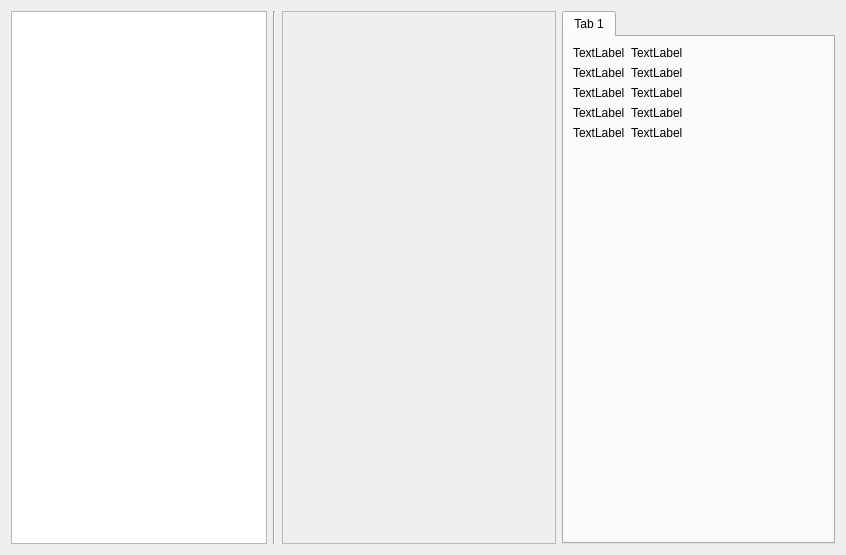
<?xml version="1.0" encoding="UTF-8"?>
<ui version="4.0">
 <class>lb_widget</class>
 <widget class="QWidget" name="lb_widget">
  <property name="geometry">
   <rect>
    <x>0</x>
    <y>0</y>
    <width>846</width>
    <height>555</height>
   </rect>
  </property>
  <property name="windowTitle">
   <string>Form</string>
  </property>
  <layout class="QHBoxLayout" name="horizontalLayout_5">
   <item>
    <layout class="QHBoxLayout" name="horizontalLayout_4" stretch="0,0,1,1">
     <item>
      <widget class="QListWidget" name="listWidget"/>
     </item>
     <item>
      <widget class="Line" name="line">
       <property name="orientation">
        <enum>Qt::Vertical</enum>
       </property>
      </widget>
     </item>
     <item>
      <widget class="QScrollArea" name="scrollArea">
       <property name="widgetResizable">
        <bool>true</bool>
       </property>
       <widget class="QWidget" name="scrollAreaWidgetContents">
        <property name="geometry">
         <rect>
          <x>0</x>
          <y>0</y>
          <width>273</width>
          <height>533</height>
         </rect>
        </property>
        <layout class="QHBoxLayout" name="horizontalLayout"/>
       </widget>
      </widget>
     </item>
     <item>
      <widget class="QTabWidget" name="tabWidget">
       <property name="currentIndex">
        <number>0</number>
       </property>
       <widget class="QWidget" name="tab">
        <attribute name="title">
         <string>Tab 1</string>
        </attribute>
        <layout class="QHBoxLayout" name="horizontalLayout_3">
         <item>
          <layout class="QVBoxLayout" name="verticalLayout">
           <item>
            <layout class="QHBoxLayout" name="horizontalLayout_2">
             <item>
              <layout class="QGridLayout" name="gridLayout">
               <item row="0" column="0">
                <widget class="QLabel" name="label">
                 <property name="text">
                  <string>TextLabel</string>
                 </property>
                </widget>
               </item>
               <item row="0" column="1">
                <widget class="QLabel" name="label_2">
                 <property name="text">
                  <string>TextLabel</string>
                 </property>
                </widget>
               </item>
               <item row="1" column="0">
                <widget class="QLabel" name="label_3">
                 <property name="text">
                  <string>TextLabel</string>
                 </property>
                </widget>
               </item>
               <item row="1" column="1">
                <widget class="QLabel" name="label_4">
                 <property name="text">
                  <string>TextLabel</string>
                 </property>
                </widget>
               </item>
               <item row="2" column="0">
                <widget class="QLabel" name="label_5">
                 <property name="text">
                  <string>TextLabel</string>
                 </property>
                </widget>
               </item>
               <item row="2" column="1">
                <widget class="QLabel" name="label_6">
                 <property name="text">
                  <string>TextLabel</string>
                 </property>
                </widget>
               </item>
               <item row="3" column="0">
                <widget class="QLabel" name="label_7">
                 <property name="text">
                  <string>TextLabel</string>
                 </property>
                </widget>
               </item>
               <item row="3" column="1">
                <widget class="QLabel" name="label_8">
                 <property name="text">
                  <string>TextLabel</string>
                 </property>
                </widget>
               </item>
               <item row="4" column="0">
                <widget class="QLabel" name="label_9">
                 <property name="text">
                  <string>TextLabel</string>
                 </property>
                </widget>
               </item>
               <item row="4" column="1">
                <widget class="QLabel" name="label_10">
                 <property name="text">
                  <string>TextLabel</string>
                 </property>
                </widget>
               </item>
              </layout>
             </item>
             <item>
              <spacer name="horizontalSpacer">
               <property name="orientation">
                <enum>Qt::Horizontal</enum>
               </property>
               <property name="sizeHint" stdset="0">
                <size>
                 <width>40</width>
                 <height>20</height>
                </size>
               </property>
              </spacer>
             </item>
            </layout>
           </item>
           <item>
            <spacer name="verticalSpacer">
             <property name="orientation">
              <enum>Qt::Vertical</enum>
             </property>
             <property name="sizeHint" stdset="0">
              <size>
               <width>20</width>
               <height>40</height>
              </size>
             </property>
            </spacer>
           </item>
          </layout>
         </item>
        </layout>
       </widget>
      </widget>
     </item>
    </layout>
   </item>
  </layout>
 </widget>
 <resources/>
 <connections/>
</ui>
